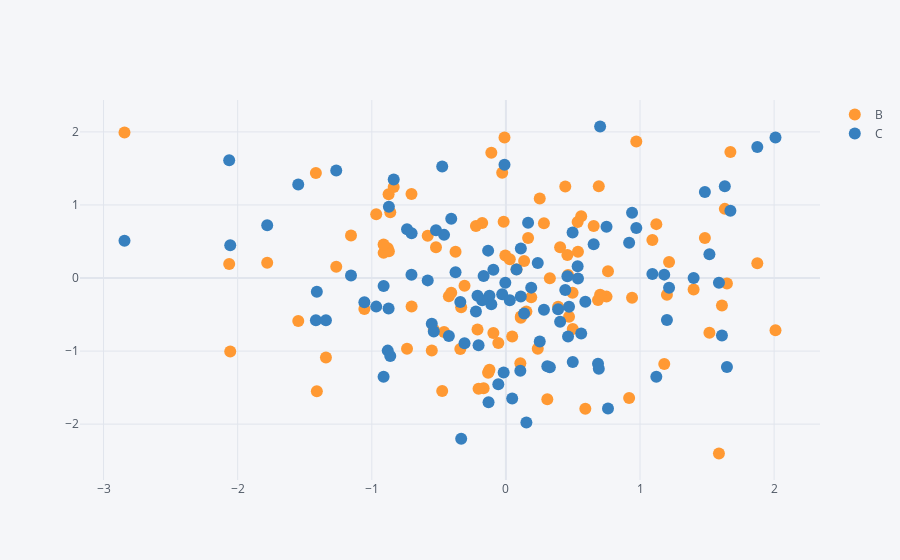

Notebook code cell kept with this figure:
### Code cell
df.iplot(x="A", mode="markers")
